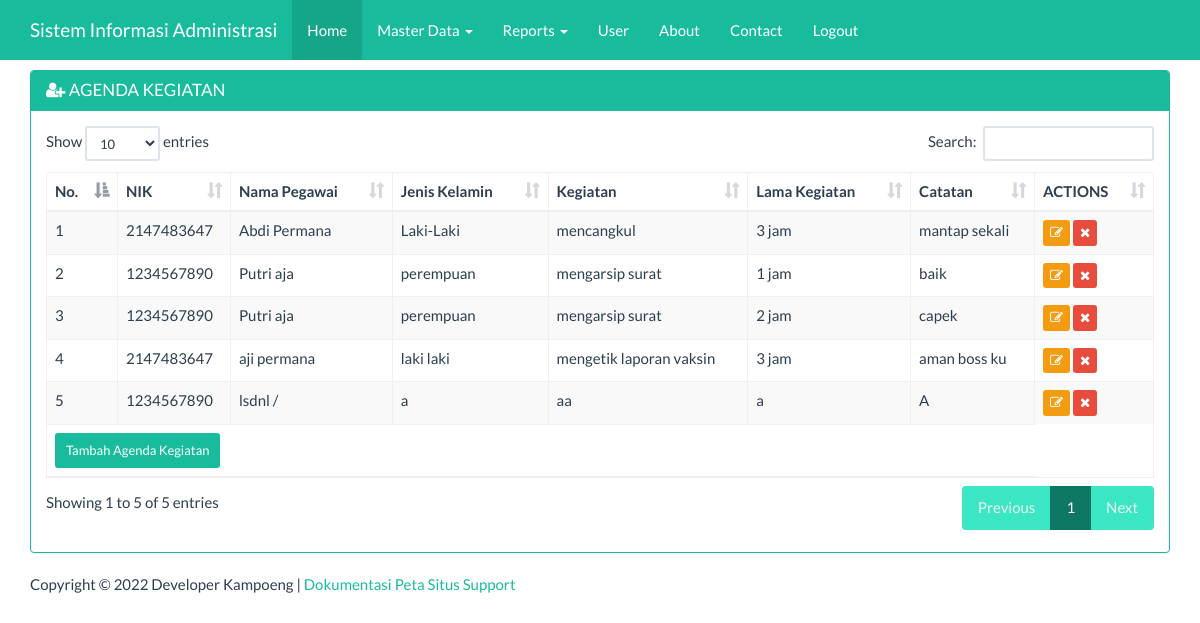
Page /index_admin.php?page=agendakegiatan&actions=tampil (signed in) on the committed database.
### tables this page shows
CREATE TABLE IF NOT EXISTS `agendakegiatan` (
  `idkegiatan` int(11) NOT NULL AUTO_INCREMENT,
  `nik` int(20) DEFAULT NULL,
  `nama` varchar(225) DEFAULT NULL,
  `jk` varchar(50) DEFAULT NULL,
  `kegiatan` varchar(225) DEFAULT NULL,
  `durasi` varchar(50) DEFAULT NULL,
  `catatan` text,
  PRIMARY KEY (`idkegiatan`),
  KEY `nik` (`nik`)
);

### views/agendakegiatan_tampil.php (the view, shortened to what this page needs)
<div class="container">
    <div class="row">
        <div class="col-xs-12">
            <div class="panel panel-success">
                <div class="panel-heading">
                    <h3 class="panel-title"><span class="fa fa-user-plus"></span> AGENDA KEGIATAN</h3>
                </div>
                <div class="panel-body">
                    <table id="dtskripsi" class="table table-bordered table-striped table-hover">
                        <thead>
                            <tr>
                                 <th>No.</th>
                                <th>NIK</th>
                                <th>Nama Pegawai</th>
                                <th>Jenis Kelamin</th>
                                <th>Kegiatan</th>
                                <th>Lama Kegiatan</th>
                                <th>Catatan</th>
                                <th>ACTIONS</th>
                            </tr>
                        </thead>
                        <tbody>
                            <?php
                            $sql = "SELECT * FROM agendakegiatan";
                            $query = mysqli_query($koneksi, $sql) or die("SQL Anda Salah");
                            $nomor = 0;
                            while ($data = mysqli_fetch_array($query)) {
                                $nomor++;
                                ?>
                                <tr>
                                    <td><?= $nomor ?></td>
                                   <td><?= $data['nik'] ?></td>
                                    <td><?= $data['nama'] ?></td>
                                    <td><?= $data['jk'] ?></td>
                                    <td><?= $data['kegiatan'] ?></td>
                                    <td><?= $data['durasi'] ?></td>
                                    <td><?= $data['catatan'] ?></td>
                                    <td>
                                        <a href="?page=agendakegiatan&actions=edit&idkegiatan=<?= $data['idkegiatan'] ?>" class="btn btn-warning btn-xs">
                                            <span class="fa fa-edit"></span>
                                        </a>
                                        <a href="?page=agendakegiatan&actions=delete&idkegiatan=<?= $data['idkegiatan'] ?>" class="btn btn-danger btn-xs">
                                            <span class="fa fa-remove"></span>
                                        </a>
                                    </td>
                                </tr>
                            <?php } ?>
                        </tbody>
                        <tfoot>
                            <tr>
                                <td colspan="7">
                                    <a href="?page=agendakegiatan&actions=tambah" class="btn btn-success btn-sm">
                                        Tambah Agenda Kegiatan
                                    </a>
                                </td>
                            </tr>
                        </tfoot>
                    </table>
                </div>
            </div>
        </div>
    </div>
</div>

### index_admin.php (shortened to what this page needs)
<!DOCTYPE html>
<html>
    <head>
        <link href="Assets/css/bootstrap.min.css" rel="stylesheet" type="text/css"/>
        <link href="Assets/css/dataTables.bootstrap.min.css" rel="stylesheet" type="text/css"/>
        <link href="Assets/font-awesome-4.5.0/css/font-awesome.min.css" rel="stylesheet" type="text/css"/>
    </head>
    <body>
        <?php
        require 'menu.php';
        ?>
        <?php
        require 'content_admin.php';
        ?>
        <?php
        require 'footer.php';
        ?>
    </body>
    </html>

### menu.php (shortened to what this page needs)
<nav class="navbar navbar-inverse navbar-fixed-top">
    <div class="container">
        <div class="navbar-header">
            <a class="navbar-brand" href="?page=utama">Sistem Informasi Administrasi</a>
        </div>
        <div id="navbar" class="navbar-collapse collapse">
            <ul class="nav navbar-nav">
                <li class="active"><a href="#">Home</a></li>
                <?php if(isset($_SESSION['level']) && $_SESSION['level']==1) { ?>
                <li class="dropdown">
                    <a href="#" class="dropdown-toggle" data-toggle="dropdown" role="button" aria-haspopup="true" aria-expanded="false">Master Data <span class="caret"></span></a>
                </li>
                <li class="dropdown">
                    <a href="#" class="dropdown-toggle" data-toggle="dropdown" role="button" aria-haspopup="true" aria-expanded="false">Reports <span class="caret"></span></a>
                </li>
                <li><a href="?page=user&actions=tampil">User</a></li>
                <?php } ?>
                <li><a href="?page=about&actions=tampil">About</a></li>
                <li><a href="?page=kontak&actions=tampil">Contact</a></li>
                    <?php if (isset($_SESSION['username'])) { ?>
                    <li><a href="logout.php">Logout</a></li>
                <?php } ?>
            </ul>
        </div>
    </div>
</nav>

### content_admin.php
<?php
@$page=$_GET['page'];
@$aksi=$_GET['actions'];
if(empty ($page)){
    require 'beranda_adm.php';
}else{
    $file="views/".$page."_".$aksi.".php";
    if (file_exists($file)){
        require "views/".$page."_".$aksi.".php";
    }else{
        require 'beranda_adm.php';
    }
}

### footer.php
<div class="container">
    <div class="row">
        <div class="col-xs-12">
            Copyright &COPY; <?= date('Y')?> Developer Kampoeng |
            <a href="#">Dokumentasi</a>
            <a href="#">Peta Situs</a>
            <a href="#">Support</a>
        </div>
    </div>
</div>

### index_admin.php (style rules this page uses)
body { margin-top:70px; }

### rows in the picture
agendakegiatan: nik "2147483647", nama "Abdi Permana", jk "Laki-Laki", kegiatan "mencangkul", durasi "3 jam", catatan "mantap sekali"
agendakegiatan: nik "1234567890", nama "Putri aja", jk "perempuan", kegiatan "mengarsip surat", durasi "1 jam", catatan "baik"
agendakegiatan: nik "1234567890", nama "Putri aja", jk "perempuan", kegiatan "mengarsip surat", durasi "2 jam", catatan "capek"
agendakegiatan: nik "2147483647", nama "aji permana", jk "laki laki", kegiatan "mengetik laporan vaksin", durasi "3 jam", catatan "aman boss ku"
agendakegiatan: nik "1234567890", nama "lsdnl /", jk "a", kegiatan "aa", durasi "a", catatan "A"
